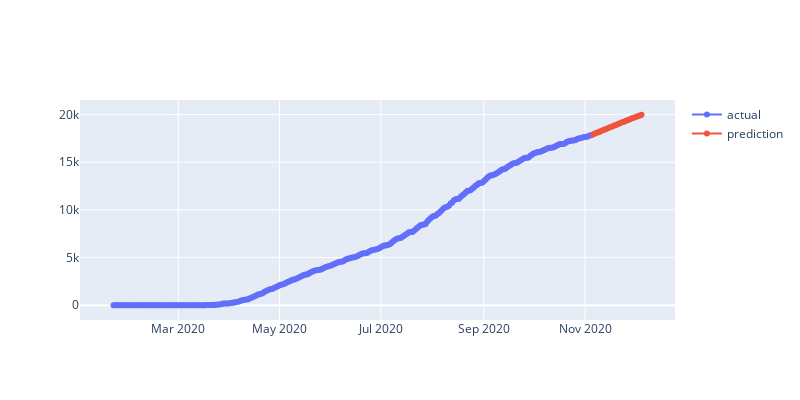

The notebook cell this image was saved under:
### Markdown cell above
### Adding Traces to Graphs

### Code cell
import plotly.graph_objects as go
df_california_actual = df_california[:last_date]
df_california_pred = df_california[first_pred_date:]
fig = go.Figure()
fig.add_scatter(x=df_california_actual.index, 
                y=df_california_actual['Deaths'], 
                mode="lines+markers", 
                name='actual')
fig.add_scatter(x=df_california_pred.index, 
                y=df_california_pred['Deaths'], 
                mode="lines+markers", 
                name='prediction')
fig.update_layout(height=400, width=800)

### Figure 1 — Plotly figure (JSON) as saved in the notebook; plotly's stock layout.template omitted (floating-point values rounded to 4 significant figures; data arrays with more than 128 entries replaced by an {"elided": "..."} marker saying what was removed)
{"data": [{"mode": "lines+markers", "name": "actual", "type": "scatter", "x": {"elided": "289 str values"}, "y": {"elided": "289 int values"}}, {"mode": "lines+markers", "name": "prediction", "type": "scatter", "x": ["2020-11-06T00:00:00", "2020-11-07T00:00:00", "2020-11-08T00:00:00", "2020-11-09T00:00:00", "2020-11-10T00:00:00", "2020-11-11T00:00:00", "2020-11-12T00:00:00", "2020-11-13T00:00:00", "2020-11-14T00:00:00", "2020-11-15T00:00:00", "2020-11-16T00:00:00", "2020-11-17T00:00:00", "2020-11-18T00:00:00", "2020-11-19T00:00:00", "2020-11-20T00:00:00", "2020-11-21T00:00:00", "2020-11-22T00:00:00", "2020-11-23T00:00:00", "2020-11-24T00:00:00", "2020-11-25T00:00:00", "2020-11-26T00:00:00", "2020-11-27T00:00:00", "2020-11-28T00:00:00", "2020-11-29T00:00:00", "2020-11-30T00:00:00", "2020-12-01T00:00:00", "2020-12-02T00:00:00", "2020-12-03T00:00:00", "2020-12-04T00:00:00", "2020-12-05T00:00:00"], "y": [17941, 18013, 18085, 18157, 18229, 18301, 18373, 18445, 18517, 18589, 18661, 18733, 18805, 18877, 18949, 19021, 19092, 19163, 19234, 19304, 19374, 19443, 19512, 19580, 19648, 19716, 19784, 19851, 19918, 19985]}], "layout": {"height": 400, "width": 800}}
